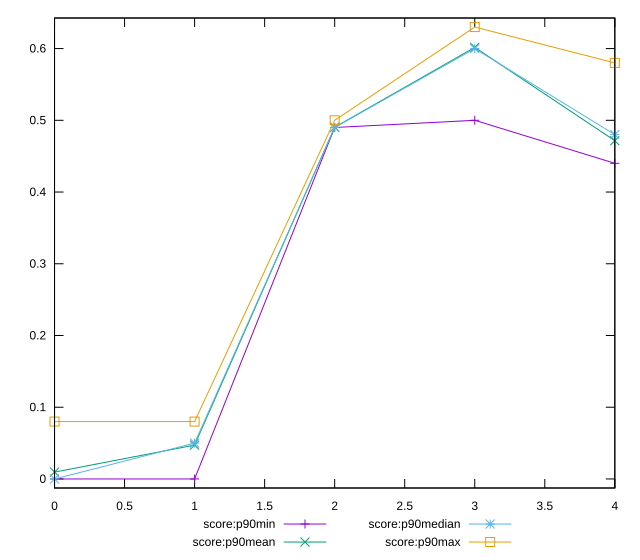

Here is the gnuplot script that generated this plot:
reset

$scoreP90Min <<EOF
0 0
1 0
2 0.49
3 0.5
4 0.44
EOF

$scoreP90Mean <<EOF
0 0.009574468085106385
1 0.047234042553191476
2 0.49031914893617035
3 0.6017021276595748
4 0.4715957446808509
EOF

$scoreP90Median <<EOF
0 0
1 0.05
2 0.49
3 0.6
4 0.48
EOF

$scoreP90Max <<EOF
0 0.08
1 0.08
2 0.5
3 0.63
4 0.58
EOF

set key outside below
set xrange [0:4]
set yrange [-0.0126:0.6426000000000001]
set trange [-0.0126:0.6426000000000001]
set terminal svg size 640, 560 enhanced background rgb 'white'
set output "report_00025_2021-02-22T21:38:55.199Z/uses-http2/progression/score.svg"

plot $scoreP90Min title "score:p90min" with linespoints, \
     $scoreP90Mean title "score:p90mean" with linespoints, \
     $scoreP90Median title "score:p90median" with linespoints, \
     $scoreP90Max title "score:p90max" with linespoints

reset
